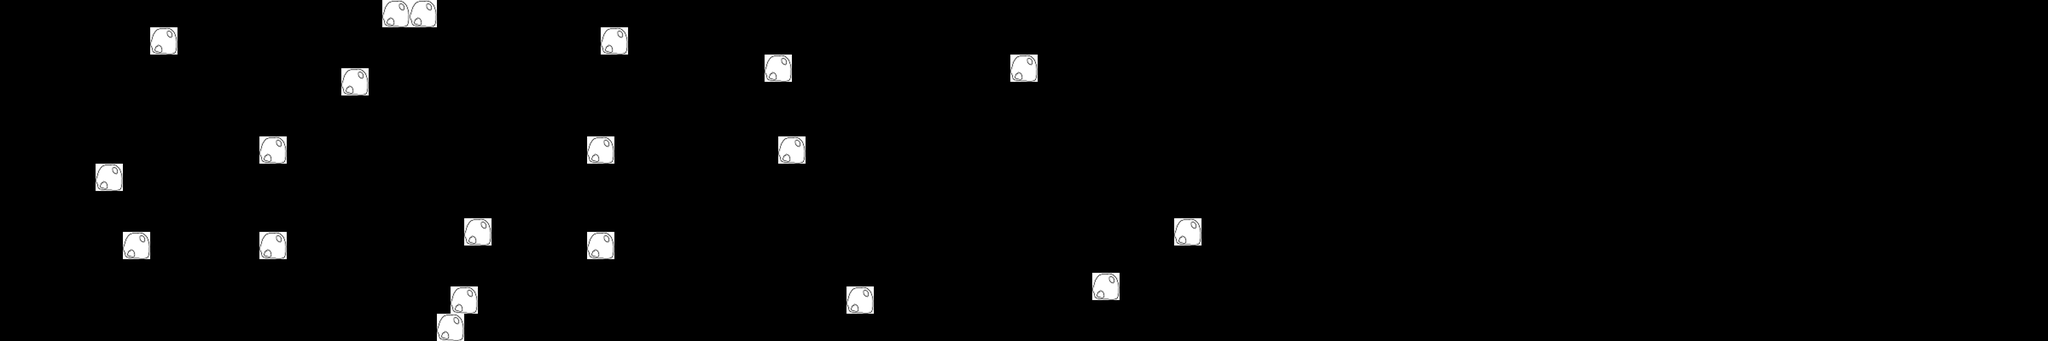

Tiled map render using the project's own tile images. Description and the map definition, with tile-layer contents summarised, below:
An orthogonal 150x25 tile map with 32x32 px tiles, 1 tile layer (Kachelebene 1), 4 tilesets.

<map version="1.0" orientation="orthogonal" width="150" height="25" tilewidth="32" tileheight="32">
 <tileset firstgid="1" name="komet_01" tilewidth="32" tileheight="32">
  <image source="komet_01.png" width="32" height="32" />
 </tileset>
 <tileset firstgid="2" name="komet_02" tilewidth="32" tileheight="32">
  <image source="komet_02.png" width="32" height="32" />
 </tileset>
 <tileset firstgid="3" name="komet_03" tilewidth="32" tileheight="32">
  <image source="komet_03.png" width="32" height="32" />
 </tileset>
 <tileset firstgid="4" name="komet_04" tilewidth="32" tileheight="32">
  <image source="komet_04.png" width="32" height="32" />
 </tileset>
 <layer name="Kachelebene 1" width="150" height="25">
  <data>[3750 cells, 80 non-empty, 4 distinct tile ids]</data>
 </layer>
</map>